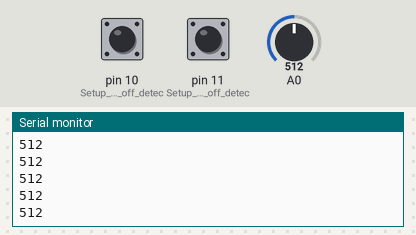
A sketch run on a simulated Arduino Uno, built with avr-gcc and run on an emulated ATmega328P. Parts: the last lines printed to the serial monitor. The test bench sets the inputs (shaded band); at power-on: pin 10 (Setup_for_leads_off_detec) LOW, A0 = 512, pin 11 (Setup_for_leads_off_detec) LOW.

Above: at 1.2 s.
1.3 s: pin 10 (Setup_for_leads_off_detec) pulled HIGH for 0.25 s
At 1.56 s:
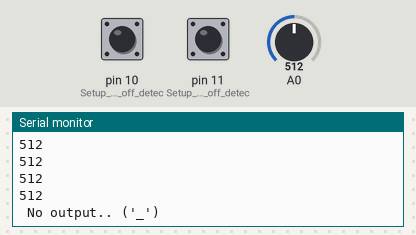
3.0 s: A0 set to 716
At 3.16 s:
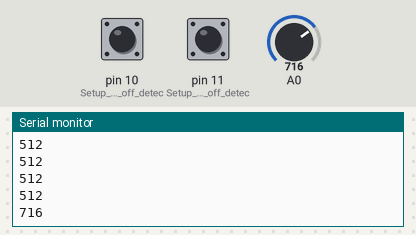
4.5 s: A0 set to 900
At 4.56 s:
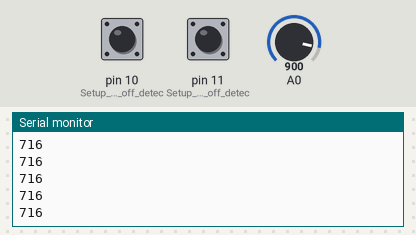
Timing chart, 0 to 7.5 s (numbered marks = the images above; inputs shaded):
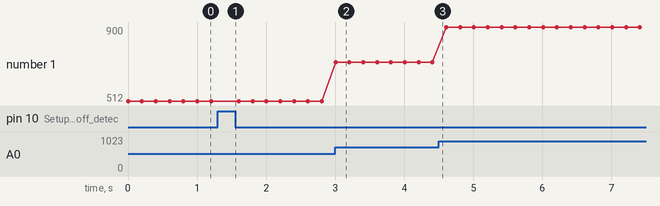

Measured:
- after the input at 1.3 s, the serial monitor: prints a new line after 0.10 s (image 1)
- after the input at 3.0 s, the serial monitor: prints a new line at once (image 2)
- plotted number 1: 512 → 716 after the input at 3.0 s, 716 → 900 after the input at 4.5 s

The sketch:

basic.c.ino
```cpp
void setup() {
  // initialize the serial communication:
  Serial.begin(9600);
  pinMode(10, INPUT); // Setup for leads off detection LO +
  pinMode(11, INPUT); // Setup for leads off detection LO -

}

void loop() {

  if((digitalRead(10) == 1)||(digitalRead(11) == 1)){
    Serial.println(" No output.. ('_')  ");

  }
  else{
    // send the value of analog input 0:
      Serial.println(analogRead(A0));
  }
  //Wait for a bit to keep serial data from saturating
  delay(200);
}
```
